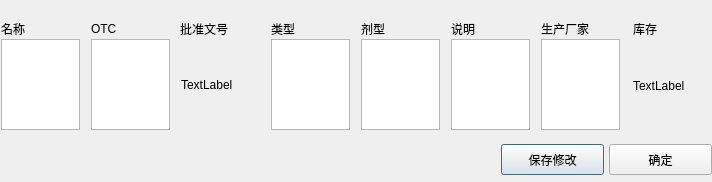
<?xml version="1.0" encoding="UTF-8"?>
<ui version="4.0">
 <class>detail_Dialog</class>
 <widget class="QDialog" name="detail_Dialog">
  <property name="geometry">
   <rect>
    <x>0</x>
    <y>0</y>
    <width>712</width>
    <height>182</height>
   </rect>
  </property>
  <property name="windowTitle">
   <string>Dialog</string>
  </property>
  <widget class="QLabel" name="approval_number_label">
   <property name="geometry">
    <rect>
     <x>180</x>
     <y>21</y>
     <width>81</width>
     <height>16</height>
    </rect>
   </property>
   <property name="text">
    <string>批准文号</string>
   </property>
  </widget>
  <widget class="QLabel" name="label_4">
   <property name="geometry">
    <rect>
     <x>633</x>
     <y>21</y>
     <width>81</width>
     <height>16</height>
    </rect>
   </property>
   <property name="text">
    <string>库存</string>
   </property>
  </widget>
  <widget class="QLabel" name="inventoryDetail_label">
   <property name="geometry">
    <rect>
     <x>633</x>
     <y>40</y>
     <width>71</width>
     <height>91</height>
    </rect>
   </property>
   <property name="text">
    <string>TextLabel</string>
   </property>
  </widget>
  <widget class="QPushButton" name="save_pushButton">
   <property name="geometry">
    <rect>
     <x>501</x>
     <y>144</y>
     <width>103</width>
     <height>31</height>
    </rect>
   </property>
   <property name="text">
    <string>保存修改</string>
   </property>
  </widget>
  <widget class="QPushButton" name="comfirm_pushButton">
   <property name="geometry">
    <rect>
     <x>609</x>
     <y>144</y>
     <width>103</width>
     <height>31</height>
    </rect>
   </property>
   <property name="text">
    <string>确定</string>
   </property>
  </widget>
  <widget class="QLabel" name="remind_label">
   <property name="geometry">
    <rect>
     <x>160</x>
     <y>150</y>
     <width>321</width>
     <height>21</height>
    </rect>
   </property>
   <property name="text">
    <string/>
   </property>
  </widget>
  <widget class="QLabel" name="appDetail_label">
   <property name="geometry">
    <rect>
     <x>181</x>
     <y>39</y>
     <width>79</width>
     <height>91</height>
    </rect>
   </property>
   <property name="text">
    <string>TextLabel</string>
   </property>
  </widget>
  <widget class="QLabel" name="label_5">
   <property name="geometry">
    <rect>
     <x>604</x>
     <y>144</y>
     <width>5</width>
     <height>33</height>
    </rect>
   </property>
   <property name="styleSheet">
    <string notr="true">border-image: url(:/1149835.jpg);</string>
   </property>
   <property name="text">
    <string/>
   </property>
  </widget>
  <widget class="QLabel" name="label_8">
   <property name="geometry">
    <rect>
     <x>501</x>
     <y>176</y>
     <width>211</width>
     <height>5</height>
    </rect>
   </property>
   <property name="styleSheet">
    <string notr="true">border-image: url(:/1149835 - 副本.jpg);</string>
   </property>
   <property name="text">
    <string/>
   </property>
  </widget>
  <widget class="QLabel" name="label_9">
   <property name="geometry">
    <rect>
     <x>0</x>
     <y>0</y>
     <width>712</width>
     <height>182</height>
    </rect>
   </property>
   <property name="styleSheet">
    <string notr="true">border-image: url(:/backGround (5).jpg);</string>
   </property>
   <property name="text">
    <string/>
   </property>
  </widget>
  <widget class="QLabel" name="name_label">
   <property name="geometry">
    <rect>
     <x>1</x>
     <y>21</y>
     <width>81</width>
     <height>16</height>
    </rect>
   </property>
   <property name="text">
    <string>名称</string>
   </property>
  </widget>
  <widget class="QTextEdit" name="nameDetail_textEdit">
   <property name="geometry">
    <rect>
     <x>1</x>
     <y>39</y>
     <width>79</width>
     <height>91</height>
    </rect>
   </property>
  </widget>
  <widget class="QLabel" name="OTC_label">
   <property name="geometry">
    <rect>
     <x>91</x>
     <y>21</y>
     <width>81</width>
     <height>16</height>
    </rect>
   </property>
   <property name="text">
    <string>OTC</string>
   </property>
  </widget>
  <widget class="QTextEdit" name="OTCdetail_textEdit">
   <property name="geometry">
    <rect>
     <x>91</x>
     <y>39</y>
     <width>79</width>
     <height>91</height>
    </rect>
   </property>
  </widget>
  <widget class="QLabel" name="category_label">
   <property name="geometry">
    <rect>
     <x>271</x>
     <y>21</y>
     <width>81</width>
     <height>16</height>
    </rect>
   </property>
   <property name="text">
    <string>类型</string>
   </property>
  </widget>
  <widget class="QTextEdit" name="categoryDetail_textEdit">
   <property name="geometry">
    <rect>
     <x>271</x>
     <y>39</y>
     <width>79</width>
     <height>91</height>
    </rect>
   </property>
  </widget>
  <widget class="QLabel" name="label">
   <property name="geometry">
    <rect>
     <x>361</x>
     <y>21</y>
     <width>81</width>
     <height>16</height>
    </rect>
   </property>
   <property name="text">
    <string>剂型</string>
   </property>
  </widget>
  <widget class="QTextEdit" name="dosageDetail_textEdit">
   <property name="geometry">
    <rect>
     <x>361</x>
     <y>39</y>
     <width>79</width>
     <height>91</height>
    </rect>
   </property>
  </widget>
  <widget class="QLabel" name="label_2">
   <property name="geometry">
    <rect>
     <x>451</x>
     <y>21</y>
     <width>81</width>
     <height>16</height>
    </rect>
   </property>
   <property name="text">
    <string>说明</string>
   </property>
  </widget>
  <widget class="QTextEdit" name="packageDetail_textEdit">
   <property name="geometry">
    <rect>
     <x>451</x>
     <y>39</y>
     <width>79</width>
     <height>91</height>
    </rect>
   </property>
  </widget>
  <widget class="QLabel" name="label_3">
   <property name="geometry">
    <rect>
     <x>541</x>
     <y>21</y>
     <width>81</width>
     <height>16</height>
    </rect>
   </property>
   <property name="text">
    <string>生产厂家</string>
   </property>
  </widget>
  <widget class="QTextEdit" name="manufacturer_textEdit">
   <property name="geometry">
    <rect>
     <x>541</x>
     <y>39</y>
     <width>79</width>
     <height>91</height>
    </rect>
   </property>
  </widget>
  <zorder>label_9</zorder>
  <zorder>appDetail_label</zorder>
  <zorder>approval_number_label</zorder>
  <zorder>label_4</zorder>
  <zorder>inventoryDetail_label</zorder>
  <zorder>save_pushButton</zorder>
  <zorder>comfirm_pushButton</zorder>
  <zorder>remind_label</zorder>
  <zorder>label_5</zorder>
  <zorder>label_8</zorder>
  <zorder>name_label</zorder>
  <zorder>nameDetail_textEdit</zorder>
  <zorder>OTC_label</zorder>
  <zorder>OTCdetail_textEdit</zorder>
  <zorder>category_label</zorder>
  <zorder>categoryDetail_textEdit</zorder>
  <zorder>label</zorder>
  <zorder>dosageDetail_textEdit</zorder>
  <zorder>label_2</zorder>
  <zorder>packageDetail_textEdit</zorder>
  <zorder>label_3</zorder>
  <zorder>manufacturer_textEdit</zorder>
 </widget>
 <resources/>
 <connections/>
</ui>
